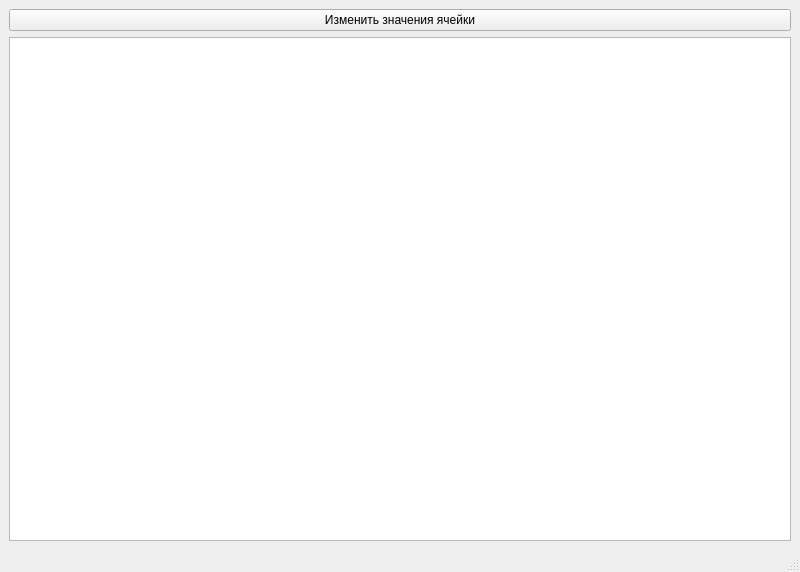
<?xml version="1.0" encoding="UTF-8"?>
<ui version="4.0">
 <class>MainWindow</class>
 <widget class="QMainWindow" name="MainWindow">
  <property name="geometry">
   <rect>
    <x>0</x>
    <y>0</y>
    <width>800</width>
    <height>572</height>
   </rect>
  </property>
  <property name="windowTitle">
   <string>СoffeeDisplay</string>
  </property>
  <widget class="QWidget" name="centralwidget">
   <layout class="QHBoxLayout" name="horizontalLayout">
    <item>
     <layout class="QGridLayout" name="gridLayout">
      <item row="1" column="0">
       <widget class="QTableWidget" name="tableWidget"/>
      </item>
      <item row="0" column="0">
       <widget class="QPushButton" name="pushButton">
        <property name="text">
         <string>Изменить значения ячейки</string>
        </property>
       </widget>
      </item>
     </layout>
    </item>
   </layout>
  </widget>
  <widget class="QStatusBar" name="statusbar"/>
 </widget>
 <resources/>
 <connections/>
</ui>
